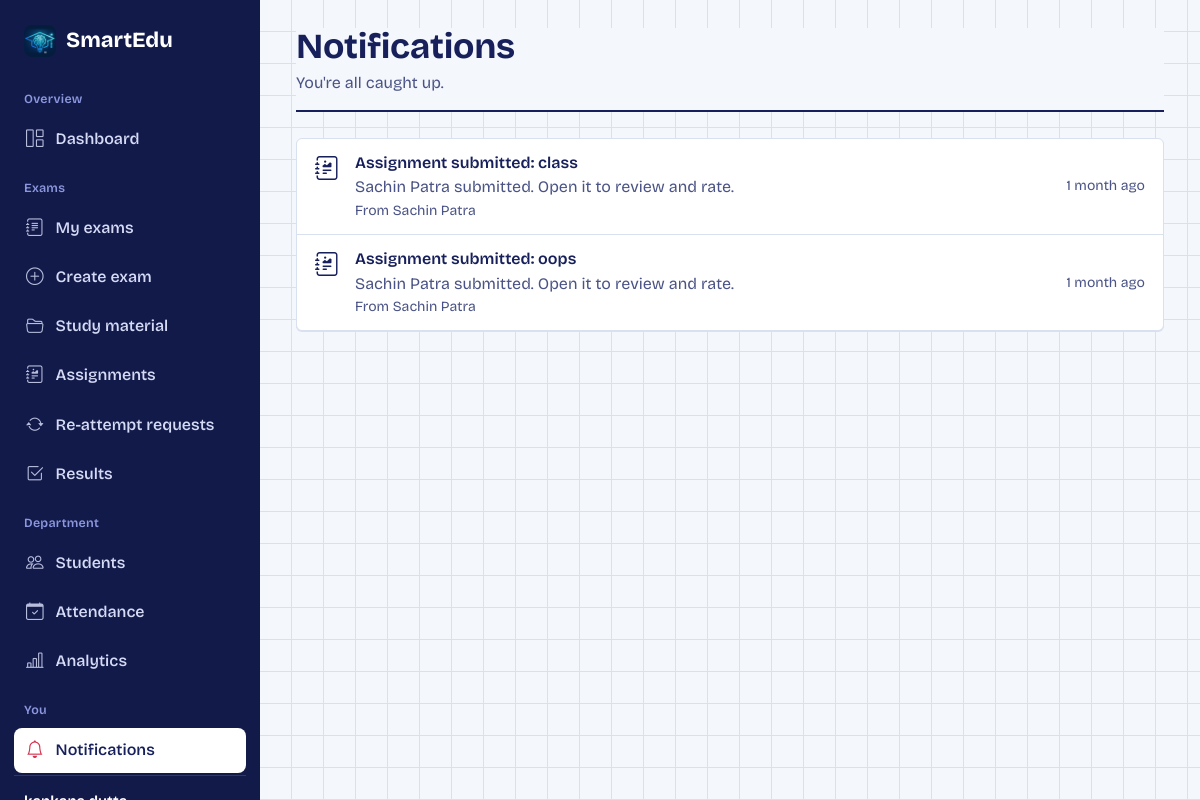
Page /notifications/ (signed in) on the earlier database version.
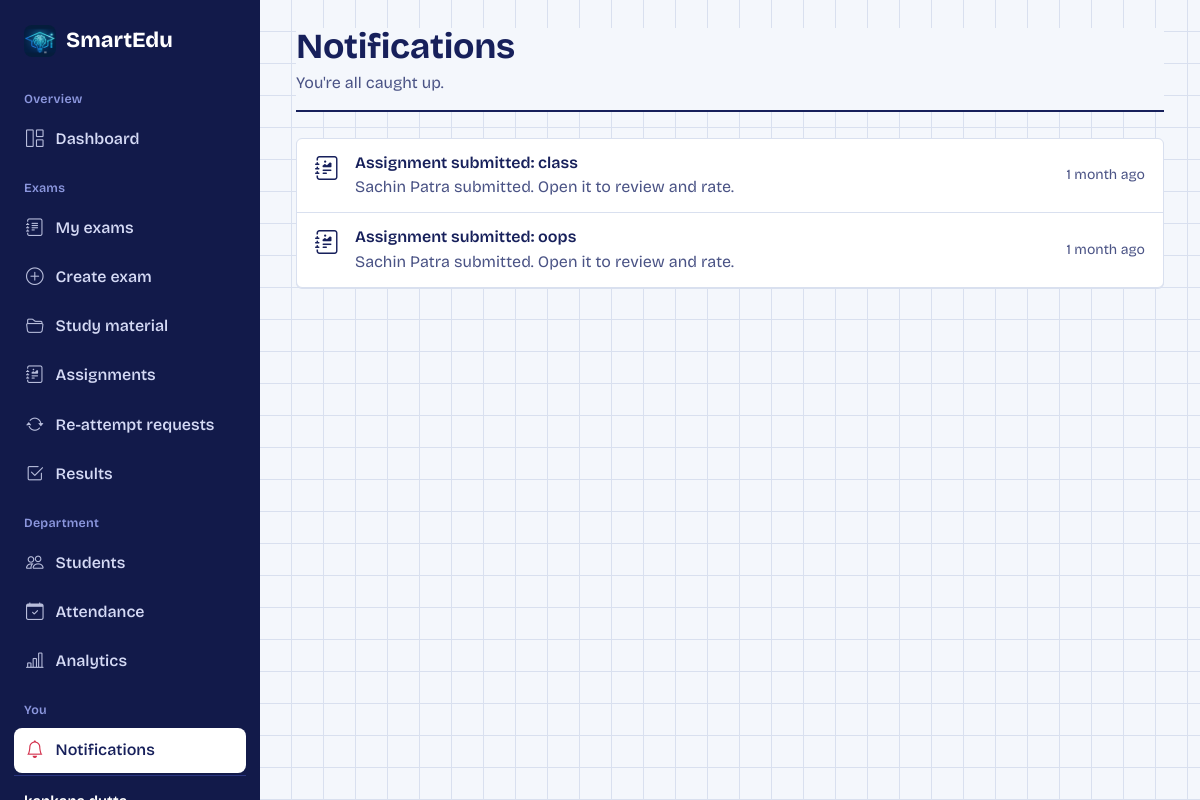
Same page on the later database version.
### apps/notifications/models.py (models this page shows, shortened)
class Notification(models.Model):
    TYPE = (('EXAM','Exam'),('ATTENDANCE','Attendance'),('RESULT','Result'),('ASSIGNMENT','Assignment'),('REATTEMPT','Re-attempt'),('GENERAL','General'))
    recipient = models.ForeignKey(User, on_delete=models.CASCADE, related_name='notifications')
    sender = models.ForeignKey(User, on_delete=models.SET_NULL, null=True, related_name='sent_notifications')
    title = models.CharField(max_length=200)
    message = models.TextField()
    ntype = models.CharField(max_length=20, choices=TYPE, default='GENERAL')
    is_read = models.BooleanField(default=False)
    related_exam = models.ForeignKey('exams.Exam', on_delete=models.SET_NULL, null=True, blank=True)
    created_at = models.DateTimeField(auto_now_add=True)

### apps/accounts/models.py (models this page shows, shortened)
class User(AbstractUser):
    ROLE_CHOICES = (
        ('ADMIN', 'Admin'),
        ('TEACHER', 'Teacher'),
        ('STUDENT', 'Student'),
    )
    role = models.CharField(max_length=10, choices=ROLE_CHOICES, default='STUDENT')
    phone = models.CharField(max_length=20, blank=True)
    profile_pic = models.ImageField(upload_to='profiles/', null=True, blank=True)
    is_verified = models.BooleanField(default=False)

### apps/notifications/views.py (the view)
# urls.py: path('', views.notification_list, name='notification_list'),
@login_required
def notification_list(request):
    notifs = list(Notification.objects.filter(recipient=request.user).select_related('sender', 'related_exam').order_by('-created_at')[:100])
    unread_ids = [n.id for n in notifs if not n.is_read]
    Notification.objects.filter(id__in=unread_ids).update(is_read=True)
    return render(request, 'notifications/list.html', {'notifications': notifs, 'unread_count': len(unread_ids)})

### apps/accounts/context_processors.py (called while the page is built)
def departments(request):
    return {'DEPT_SEM_MAP': dept_semester_map()}

### apps/accounts/departments.py (called while the page is built)
def semester_count(department):
    return 4 if department in FOUR_SEMESTER else 8

def dept_semester_map():
    return {d: semester_count(d) for d in DEPARTMENTS}

### apps/notifications/context_processors.py (called while the page is built, shortened)
def notifications(request):
    if not request.user.is_authenticated:
        return {'unread_notifications': 0}
    from .models import Notification
    user = request.user
    ctx = {'unread_notifications': Notification.objects.filter(recipient=user, is_read=False).count(),
           'badge_reattempts': 0, 'badge_reviews': 0, 'badge_assignments': 0, 'badge_missed': 0}
    if user.role == 'TEACHER':
        from apps.reattempt.models import ReattemptRequest
        from apps.assignments.models import AssignmentSubmission
        ctx['badge_reattempts'] = ReattemptRequest.objects.filter(exam__created_by=user, status='PENDING').count()
        ctx['badge_reviews'] = AssignmentSubmission.objects.filter(assignment__created_by=user, rating__isnull=True).count()
    return ctx

### templates/notifications/list.html (shortened to what this page needs)
{% extends 'base.html' %}
{% block content %}
<div class="page-head">
  <div><h1>Notifications</h1><p>{% if unread_count %}{{ unread_count }} new since you last looked.{% else %}You're all caught up.{% endif %}</p></div>
</div>
<div class="panel">
  {% for n in notifications %}
    <div class="list-row" {% if not n.is_read %}style="background:#FFFBE6"{% endif %}>
      <div class="d-flex gap-3 align-items-start">
        <i class="bi {% if n.ntype == 'EXAM' %}bi-journal-text{% elif n.ntype == 'RESULT' %}bi-check2-square{% elif n.ntype == 'ATTENDANCE' %}bi-calendar-x{% elif n.ntype == 'ASSIGNMENT' %}bi-journal-richtext{% elif n.ntype == 'REATTEMPT' %}bi-arrow-repeat{% elif 'study material' in n.title|lower %}bi-folder2-open{% else %}bi-megaphone{% endif %} fs-4" style="color:var(--ink)"></i>
        <div>
          <div class="fw-semibold">{{ n.title }}{% if not n.is_read %} <span class="pill pill-warn ms-1">New</span>{% endif %}</div>
          <div class="text-muted">{{ n.message }}</div>
          {% if n.sender %}<div class="small text-muted">From {{ n.sender.get_full_name|default:n.sender.username }}</div>{% endif %}
        </div>
      </div>
      <div class="small text-muted text-nowrap">{{ n.created_at|timesince }} ago</div>
    </div>
  {% empty %}
    {% include 'partials/empty.html' with icon='bi-bell' text='No notifications yet.' %}
  {% endfor %}
</div>
{% endblock %}

Differences in the rows shown:
changed Notification "Assignment submitted: class": sender_id 16 → empty (drawn); sender.get_full_name "Sachin Patra" → (not shown)
changed Notification "Assignment submitted: oops": sender_id 16 → empty (drawn); sender.get_full_name "Sachin Patra" → (not shown)
